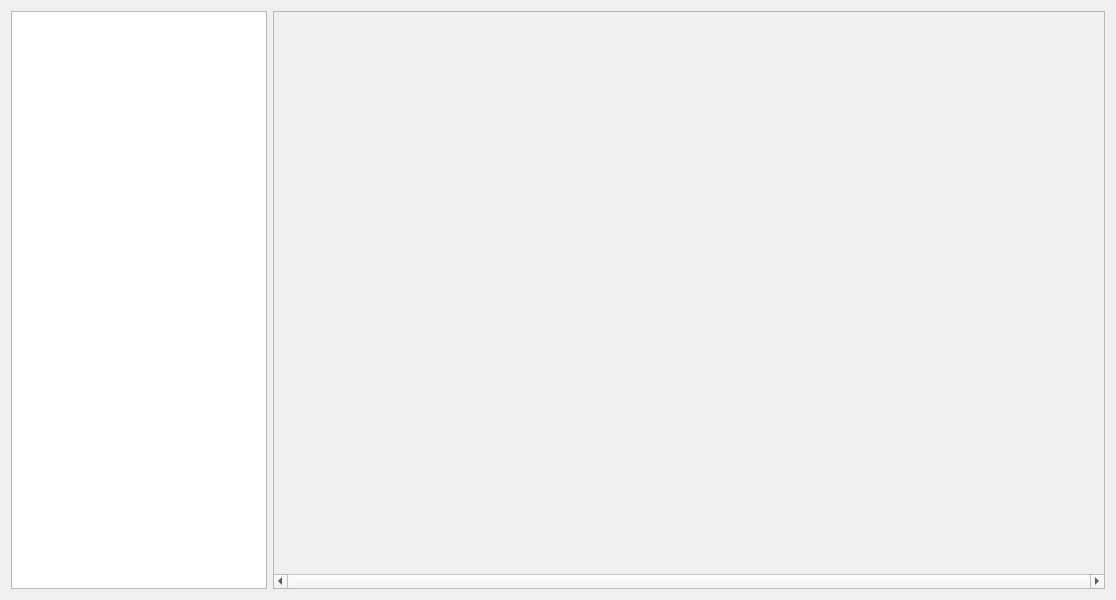
<?xml version="1.0" encoding="UTF-8"?>
<ui version="4.0">
 <class>ViewHistograms</class>
 <widget class="QWidget" name="ViewHistograms">
  <property name="windowModality">
   <enum>Qt::NonModal</enum>
  </property>
  <property name="enabled">
   <bool>true</bool>
  </property>
  <property name="geometry">
   <rect>
    <x>0</x>
    <y>0</y>
    <width>1116</width>
    <height>600</height>
   </rect>
  </property>
  <property name="sizePolicy">
   <sizepolicy hsizetype="Fixed" vsizetype="Preferred">
    <horstretch>0</horstretch>
    <verstretch>0</verstretch>
   </sizepolicy>
  </property>
  <property name="windowTitle">
   <string>Form</string>
  </property>
  <layout class="QHBoxLayout" name="horizontalLayout">
   <item>
    <widget class="QTreeView" name="treeViewResults">
     <property name="sizePolicy">
      <sizepolicy hsizetype="Fixed" vsizetype="Expanding">
       <horstretch>0</horstretch>
       <verstretch>0</verstretch>
      </sizepolicy>
     </property>
     <property name="editTriggers">
      <set>QAbstractItemView::NoEditTriggers</set>
     </property>
     <property name="selectionMode">
      <enum>QAbstractItemView::ExtendedSelection</enum>
     </property>
     <property name="itemsExpandable">
      <bool>true</bool>
     </property>
     <attribute name="headerVisible">
      <bool>false</bool>
     </attribute>
    </widget>
   </item>
   <item>
    <widget class="QScrollArea" name="scrollArea">
     <property name="horizontalScrollBarPolicy">
      <enum>Qt::ScrollBarAlwaysOn</enum>
     </property>
     <property name="sizeAdjustPolicy">
      <enum>QAbstractScrollArea::AdjustToContents</enum>
     </property>
     <property name="widgetResizable">
      <bool>true</bool>
     </property>
     <widget class="QWidget" name="gridLayoutWidget">
      <property name="geometry">
       <rect>
        <x>0</x>
        <y>0</y>
        <width>829</width>
        <height>555</height>
       </rect>
      </property>
      <layout class="QGridLayout" name="gridLayout"/>
     </widget>
    </widget>
   </item>
  </layout>
 </widget>
 <resources/>
 <connections/>
</ui>
